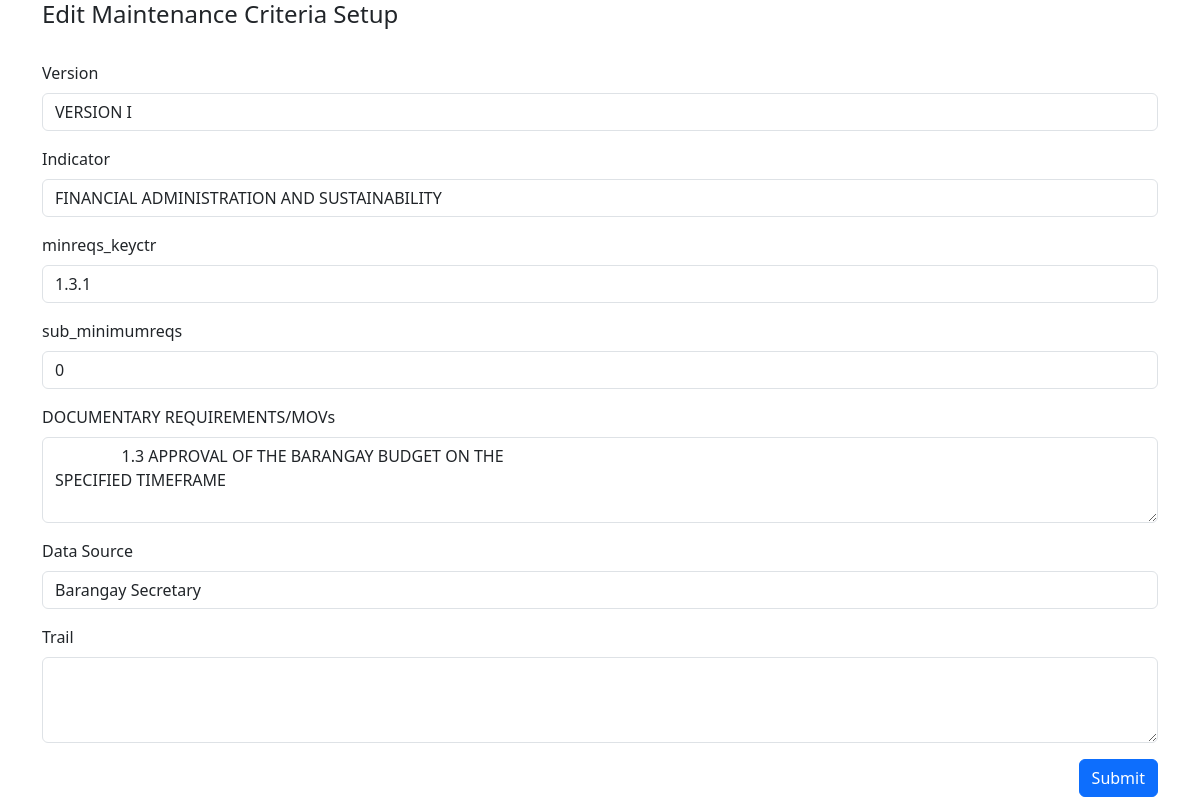
The page /edit.php?edit_id=4 on the database its author committed.
### tables this page shows
CREATE TABLE `maintenance_criteria_setup` (
  `keyctr` bigint(20) UNSIGNED NOT NULL,
  `version_keyctr` bigint(20) DEFAULT NULL,
  `indicator_keyctr` bigint(20) DEFAULT NULL,
  `minreqs_keyctr` bigint(20) NOT NULL,
  `sub_minimumreqs` tinyint(1) NOT NULL,
  `movdocs_reqs` text NOT NULL,
  `data_source` int(11) DEFAULT NULL,
  `trail` text NOT NULL
);

CREATE TABLE `maintenance_criteria_version` (
  `keyctr` bigint(20) NOT NULL,
  `short_def` varchar(100) NOT NULL,
  `description` varchar(200) NOT NULL,
  `active_yr` varchar(4) NOT NULL,
  `active_` tinyint(1) NOT NULL DEFAULT 1,
  `trail` text NOT NULL
);

CREATE TABLE `maintenance_area_indicators` (
  `keyctr` bigint(20) NOT NULL,
  `governance_code` bigint(20) NOT NULL,
  `desc_keyctr` bigint(20) NOT NULL,
  `area_description` varchar(200) NOT NULL,
  `indicator_code` varchar(6) NOT NULL,
  `indicator_description` text NOT NULL,
  `relevance_def` text NOT NULL,
  `min_requirement` tinyint(1) NOT NULL DEFAULT 0,
  `trail` text NOT NULL
);

CREATE TABLE `maintenance_area_mininumreqs` (
  `keyctr` bigint(20) NOT NULL,
  `indicator_keyctr` bigint(20) NOT NULL,
  `reqs_code` varchar(10) NOT NULL,
  `description` text NOT NULL,
  `sub_mininumreqs` tinyint(1) NOT NULL DEFAULT 0,
  `trail` text NOT NULL
);

CREATE TABLE `maintenance_document_source` (
  `keyctr` bigint(20) NOT NULL,
  `srccode` varchar(10) NOT NULL,
  `srcdesc` varchar(200) NOT NULL,
  `trail` text NOT NULL
);

### edit.php (the view, shortened to what this page needs)
<?php
include 'script.php';
$id = $_GET['edit_id'];
$maintenance_criteria_setup = "SELECT * FROM `maintenance_criteria_setup` where keyctr =  $id";
$maintenance_criteria_setup_result = mysqli_query($conn, $maintenance_criteria_setup);
if (mysqli_num_rows($maintenance_criteria_setup_result) > 0) {
    $maintenance_criteria_setup_row = mysqli_fetch_assoc($maintenance_criteria_setup_result);
}
$maintenance_criteria_version = "SELECT * FROM `maintenance_criteria_version`";
$maintenance_criteria_version_result = mysqli_query($conn, $maintenance_criteria_version);
$maintenance_area_indicators = "SELECT * FROM `maintenance_area_indicators`";
$maintenance_area_indicators_result = mysqli_query($conn, $maintenance_area_indicators);
$maintenance_area_mininumreqs = "SELECT * FROM `maintenance_area_mininumreqs`";
$maintenance_area_mininumreqs_result = mysqli_query($conn, $maintenance_area_mininumreqs);
$maintenance_document_source = "SELECT * FROM `maintenance_document_source`";
$maintenance_document_source_result = mysqli_query($conn, $maintenance_document_source);
?>
<!DOCTYPE html>
<html lang="en">
<head>
    <link rel="stylesheet" href="https://cdn.jsdelivr.net/npm/bootstrap@5.3.3/dist/css/bootstrap.min.css" />
</head>
<body>
    <div class="container">
        <h4>Edit Maintenance Criteria Setup</h4>
        <form action="script.php" method="post">
            <br />
            <div class="mb-3">
                <label class="form-label">Version</label>
                <select class="form-control" name=" version_keyctr">
                    <?php
                    if (mysqli_num_rows($maintenance_criteria_version_result) > 0) {
                        while ($row = mysqli_fetch_assoc($maintenance_criteria_version_result)) { ?>
                            <option <?php echo $maintenance_criteria_setup_row['version_keyctr'] == $row['keyctr'] ? "selected" : "" ?> value="<?php echo $row['keyctr']; ?>"><?php echo $row['short_def']; ?></option>
                        <?php }
                    }
                    ?>
                </select>
            </div>
            <div class="mb-3">
                <label class="form-label">Indicator</label>
                <select class="form-control" name=" indicator_keyctr">
                    <?php
                    if (mysqli_num_rows($maintenance_area_indicators_result) > 0) {
                        while ($row = mysqli_fetch_assoc($maintenance_area_indicators_result)) { ?>
                            <option <?php echo $maintenance_criteria_setup_row['indicator_keyctr'] == $row['keyctr'] ? "selected" : "" ?> value="<?php echo $row['keyctr']; ?>"><?php echo $row['area_description']; ?></option>
                        <?php }
                    }
                    ?>
                </select>
            </div>
            <div class="mb-3">
                <label class="form-label">minreqs_keyctr</label>
                <select class="form-control" name=" minreqs_keyctr">
                    <?php
                    if (mysqli_num_rows($maintenance_area_mininumreqs_result) > 0) {
                        while ($row = mysqli_fetch_assoc($maintenance_area_mininumreqs_result)) { ?>
                            <option <?php echo $maintenance_criteria_setup_row['minreqs_keyctr'] == $row['keyctr'] ? "selected" : "" ?> value="<?php echo $row['keyctr']; ?>"><?php echo $row['reqs_code']; ?></option>
                        <?php }
                    }
                    ?>
                </select>
            </div>
            <div class="mb-3">
                <label class="form-label">sub_minimumreqs</label>
                <input type="number" class="form-control" name="sub_minimumreqs"
                    value="<?php echo $maintenance_criteria_setup_row['sub_minimumreqs']; ?>" />
            </div>
            <div class="mb-3">
                <label class="form-label">DOCUMENTARY REQUIREMENTS/MOVs</label>
                <textarea class="form-control" name="movdocs_reqs" rows="3">
                <?php echo trim($maintenance_criteria_setup_row['movdocs_reqs']); ?>
                </textarea>
            </div>
            <div class="mb-3">
                <label class="form-label">Data Source</label>
                <select class="form-control" name=" data_source">
                    <?php
                    if (mysqli_num_rows($maintenance_document_source_result) > 0) {
                        while ($row = mysqli_fetch_assoc($maintenance_document_source_result)) { ?>
                            <option <?php echo $maintenance_criteria_setup_row['data_source'] == $row['keyctr'] ? "selected" : "" ?> value="<?php echo $row['keyctr']; ?>"><?php echo $row['srcdesc']; ?></option>
                        <?php }
                    }
                    ?>
                </select>
            </div>
            <div class="mb-3">
                <label class="form-label">Trail</label>
                <textarea class="form-control" name="trail" rows="3">
                <?php echo trim($maintenance_criteria_setup_row['trail']); ?>
                </textarea>
            </div>
            <div class="d-grid gap-2 d-md-flex justify-content-md-end">
                <button type="submit" class="btn btn-primary btn-block" name="update_maintenance_criteria_setup" ">Submit</button>
            </div>
        </form>
    </div>
</body>
</html>

### rows shown on the page
maintenance_criteria_setup: version_keyctr.short_def "VERSION I", indicator_keyctr.area_description "FINANCIAL ADMINISTRATION AND SUSTAINABILITY", minreqs_keyctr.reqs_code "1.3.1", sub_minimumreqs "0", movdocs_reqs "1.3 APPROVAL OF THE BARANGAY BUDGET ON THE SPECIFIED TIMEFRAME", data_source.srcdesc "Barangay Secretary"
